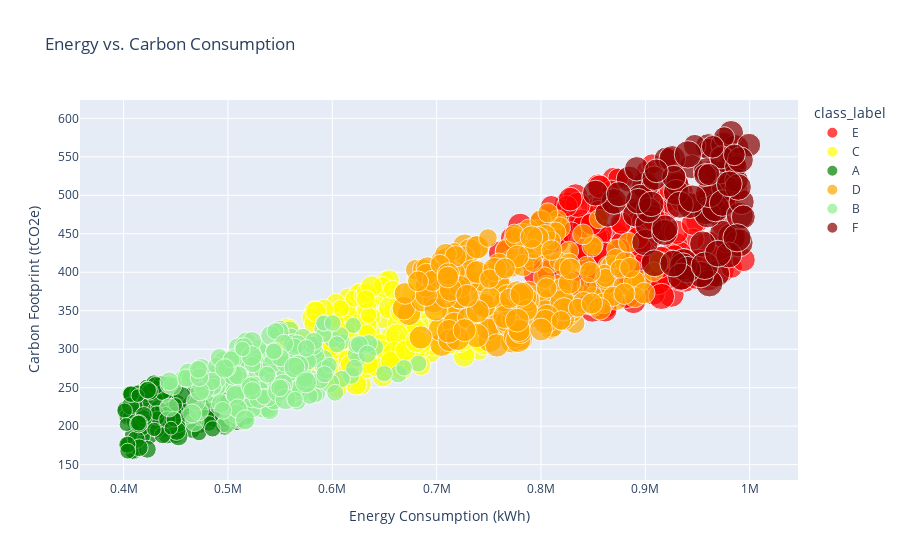

The notebook cell saved with this chart:
### Code cell
# Display Energy vs Carbon comparison
if comparison_fig:
    print("\nEnergy vs. Carbon Consumption:")
    comparison_fig.show()

### Figure 1 — Plotly figure (JSON) as saved in the notebook; plotly's stock layout.template omitted (floating-point values rounded to 4 significant figures; data arrays with more than 128 entries replaced by an {"elided": "..."} marker saying what was removed)
{"data": [{"hovertemplate": "<b>%{hovertext}</b><br><br>class_label=E<br>Energy Consumption (kWh)=%{x}<br>Carbon Footprint (tCO2e)=%{y}<br>Water Usage (m³)=%{marker.size}<extra></extra>", "hovertext": {"elided": "168 str values"}, "legendgroup": "E", "marker": {"color": "red", "size": {"elided": "168 float values"}, "sizemode": "area", "sizeref": 97.5, "symbol": "circle"}, "mode": "markers", "name": "E", "orientation": "v", "showlegend": true, "type": "scatter", "x": {"elided": "168 int values"}, "xaxis": "x", "y": {"elided": "168 float values"}, "yaxis": "y"}, {"hovertemplate": "<b>%{hovertext}</b><br><br>class_label=C<br>Energy Consumption (kWh)=%{x}<br>Carbon Footprint (tCO2e)=%{y}<br>Water Usage (m³)=%{marker.size}<extra></extra>", "hovertext": {"elided": "190 str values"}, "legendgroup": "C", "marker": {"color": "yellow", "size": {"elided": "190 float values"}, "sizemode": "area", "sizeref": 97.5, "symbol": "circle"}, "mode": "markers", "name": "C", "orientation": "v", "showlegend": true, "type": "scatter", "x": {"elided": "190 int values"}, "xaxis": "x", "y": {"elided": "190 float values"}, "yaxis": "y"}, {"hovertemplate": "<b>%{hovertext}</b><br><br>class_label=A<br>Energy Consumption (kWh)=%{x}<br>Carbon Footprint (tCO2e)=%{y}<br>Water Usage (m³)=%{marker.size}<extra></extra>", "hovertext": {"elided": "149 str values"}, "legendgroup": "A", "marker": {"color": "green", "size": {"elided": "149 float values"}, "sizemode": "area", "sizeref": 97.5, "symbol": "circle"}, "mode": "markers", "name": "A", "orientation": "v", "showlegend": true, "type": "scatter", "x": {"elided": "149 int values"}, "xaxis": "x", "y": {"elided": "149 float values"}, "yaxis": "y"}, {"hovertemplate": "<b>%{hovertext}</b><br><br>class_label=D<br>Energy Consumption (kWh)=%{x}<br>Carbon Footprint (tCO2e)=%{y}<br>Water Usage (m³)=%{marker.size}<extra></extra>", "hovertext": {"elided": "214 str values"}, "legendgroup": "D", "marker": {"color": "orange", "size": {"elided": "214 float values"}, "sizemode": "area", "sizeref": 97.5, "symbol": "circle"}, "mode": "markers", "name": "D", "orientation": "v", "showlegend": true, "type": "scatter", "x": {"elided": "214 int values"}, "xaxis": "x", "y": {"elided": "214 float values"}, "yaxis": "y"}, {"hovertemplate": "<b>%{hovertext}</b><br><br>class_label=B<br>Energy Consumption (kWh)=%{x}<br>Carbon Footprint (tCO2e)=%{y}<br>Water Usage (m³)=%{marker.size}<extra></extra>", "hovertext": {"elided": "196 str values"}, "legendgroup": "B", "marker": {"color": "lightgreen", "size": {"elided": "196 float values"}, "sizemode": "area", "sizeref": 97.5, "symbol": "circle"}, "mode": "markers", "name": "B", "orientation": "v", "showlegend": true, "type": "scatter", "x": {"elided": "196 int values"}, "xaxis": "x", "y": {"elided": "196 float values"}, "yaxis": "y"}, {"hovertemplate": "<b>%{hovertext}</b><br><br>class_label=F<br>Energy Consumption (kWh)=%{x}<br>Carbon Footprint (tCO2e)=%{y}<br>Water Usage (m³)=%{marker.size}<extra></extra>", "hovertext": ["Building-8998630552", "Building-1237567072", "Building-1237567087", "Building-1237567104", "Building-1237567134", "Building-1237567160", "Building-1237567162", "Building-1237567164", "Building-1237567167", "Building-1237567183", "Building-1237567193", "Building-1237567197", "Building-1237567205", "Building-1237567219", "Building-1237567220", "Building-1237567227", "Building-1237567230", "Building-1237567243", "Building-1237567248", "Building-1102453331", "ماكدونالدز", "Building-1103230557", "Building-1103230563", "Building-1103230599", "Building-1102722991", "Building-1088639514", "Building-1088639528", "Collège Al Firdaous ثانوية الفردوس الإعدادية", "Building-1102443998", "Building-1105656188", "Building-1171451161", "École Primaire Al Maghrib Al Arabi مدرسة المغرب العربي الابتدائية", "Building-1212467413", "Building-1212467417", "Building-1212467425", "Building-1105656152", "Building-1105656166", "Building-1105656180", "Building-1102722973", "Building-1102722974", "Building-1236564175", "Building-1105654395", "Building-1105654407", "Building-590875981", "Building-821253911", "Building-1105653443", "Building-1105654819", "Building-1105655466", "Building-1105654686", "Building-1105654827", "Building-332074882", "Building-332074879", "Building-1105650680", "Building-1105650686", "Building-1105651244", "Building-1105651254", "Building-1105651265", "Building-1105651267", "Building-1105655160", "Building-1105650643", "Building-1105650658", "Building-1105650681", "Building-1105656149", "Building-1105299226", "Building-1105299229", "Building-1105299839", "Building-1105300523", "Building-1105300526", "Building-508256985", "Building-508257001", "Building-508257039", "Building-508257046", "Building-508257054", "Building-625574929", "Building-1102982962", "Building-1212449166", "Building-1212449174", "Building-1212449181", "Building-1212449185", "Building-1212449198", "Building-1212449201", "Building-1212449209", "Building-1212449211"], "legendgroup": "F", "marker": {"color": "darkred", "size": [32800.0, 35940.0, 29900.0, 37900.0, 34420.0, 38540.0, 33440.0, 23510.0, 32900.0, 31880.0, 35630.0, 34760.0, 38120.0, 35460.0, 29150.0, 35540.0, 22020.0, 33470.0, 34970.0, 24030.0, 35300.0, 32900.0, 36060.0, 33300.0, 24000.0, 36130.0, 34100.0, 31190.0, 33890.0, 24690.0, 32540.0, 26900.0, 33620.0, 34220.0, 38060.0, 28080.0, 25760.0, 37920.0, 36630.0, 20770.0, 33110.0, 33130.0, 32850.0, 34550.0, 27530.0, 36230.0, 32260.0, 25320.0, 34460.0, 25560.0, 34460.0, 35560.0, 32370.0, 31220.0, 37340.0, 30360.0, 27230.0, 21760.0, 26810.0, 35380.0, 37070.0, 31060.0, 32190.0, 26450.0, 35560.0, 25080.0, 35250.0, 30680.0, 34960.0, 36760.0, 28020.0, 24310.0, 29240.0, 24880.0, 32960.0, 35280.0, 34360.0, 28790.0, 39000.0, 27490.0, 32560.0, 31550.0, 23220.0], "sizemode": "area", "sizeref": 97.5, "symbol": "circle"}, "mode": "markers", "name": "F", "orientation": "v", "showlegend": true, "type": "scatter", "x": [960482, 899985, 957917, 982687, 899780, 989820, 884572, 960726, 863905, 890449, 967977, 965837, 962191, 974377, 891751, 958004, 980035, 954945, 959649, 984556, 936833, 942734, 903177, 918441, 975440, 961386, 976060, 974725, 895437, 947296, 869962, 930689, 986756, 953153, 967154, 944429, 971703, 961329, 935978, 986288, 980096, 958515, 852268, 940396, 927347, 934350, 929609, 957323, 918818, 919542, 973979, 990437, 974240, 992253, 956920, 982160, 987355, 975429, 999347, 933058, 945323, 903114, 893235, 972814, 908765, 964627, 969703, 874501, 925814, 940820, 993905, 960984, 908502, 986749, 991109, 926831, 988926, 927422, 987905, 910510, 980471, 905771, 985289], "xaxis": "x", "y": [563.3, 512.7, 481.4, 445.7, 438.7, 438.2, 521.0, 559.9, 475.5, 475.4, 398.1, 478.3, 494.6, 449.9, 534.4, 479.4, 538.5, 436.7, 475.0, 554.4, 413.4, 486.7, 461.7, 451.7, 520.7, 385.6, 509.6, 565.7, 497.2, 564.5, 492.0, 514.0, 561.8, 397.1, 483.7, 537.2, 529.5, 502.1, 407.4, 541.6, 422.5, 531.8, 502.8, 403.4, 524.0, 394.3, 503.9, 526.3, 457.3, 547.7, 489.9, 473.4, 546.4, 491.4, 408.5, 581.0, 519.4, 575.4, 565.3, 487.7, 495.6, 480.7, 492.3, 549.3, 411.7, 563.0, 424.2, 501.4, 547.2, 553.1, 471.9, 527.0, 522.2, 537.2, 546.0, 411.3, 510.7, 523.2, 444.8, 531.8, 514.8, 488.8, 552.6], "yaxis": "y"}], "layout": {"legend": {"itemsizing": "constant", "title": {"text": "class_label"}, "tracegroupgap": 0}, "title": {"text": "Energy vs. Carbon Consumption"}, "xaxis": {"anchor": "y", "domain": [0, 1], "title": {"text": "Energy Consumption (kWh)"}}, "yaxis": {"anchor": "x", "domain": [0, 1], "title": {"text": "Carbon Footprint (tCO2e)"}}}}
